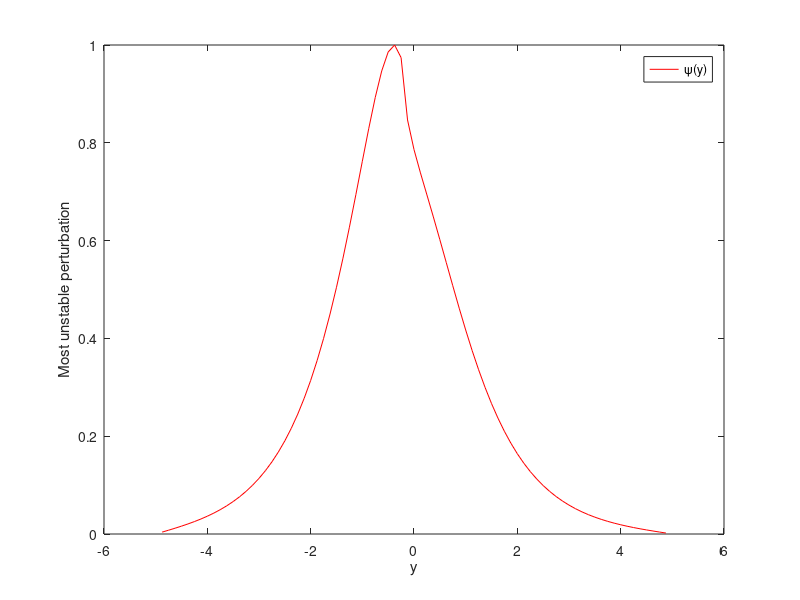
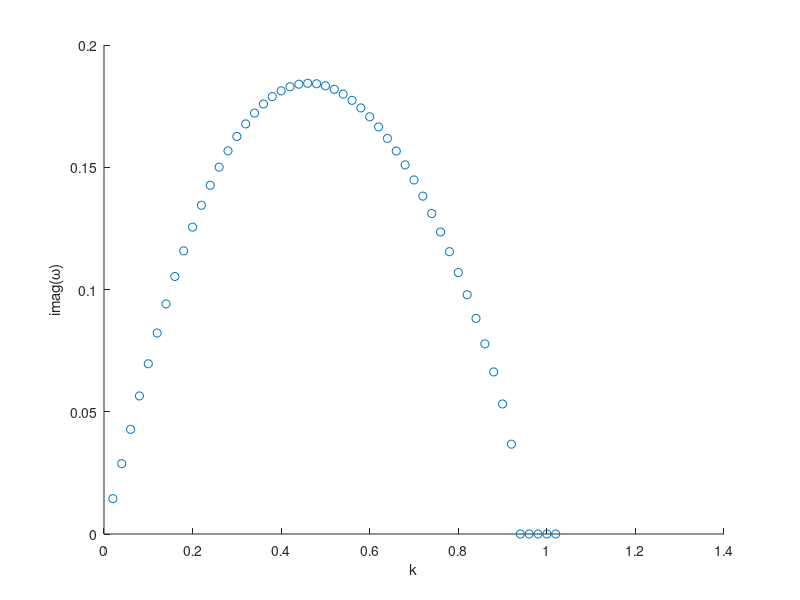
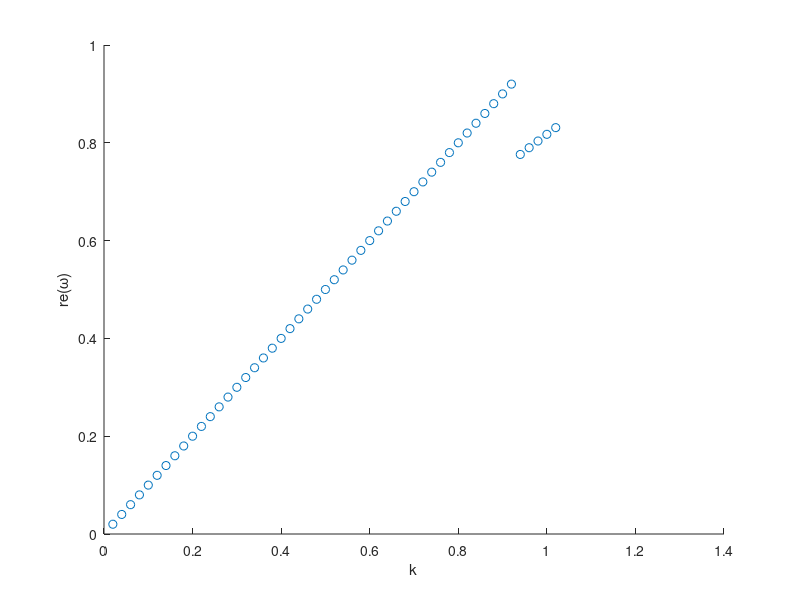

Here is the MATLAB script that generated these plots, in order:
% solving Rayleigh's equation to study the stability of a tanh velocity profile
% in inviscid flow between two parallel plates
N = 80;
L = 5; % half of distanve between plates
dy = 2*L/N;
y = [-L:dy:L]';
I = eye(N-1);
dM = -2*ones(N-1,1);
D2v = diag(dM);
for ip=2:N-2;
  D2v(ip,ip-1)=1;
  D2v(ip,ip+1)=1;
end;
D2v(1,2)=1;
D2v(N-1,N-2)=1;
D2v=D2v/dy^2;

Up = 1 + tanh(y(2:N)); % tanh profile
U2p = -2*sinh(y(2:N))./cosh(y(2:N)).^3; % second derivative of tanh

kk=[0.02:0.02:1.02];%kk=0.3;
for p=1:length(kk)
  k = kk(p);
  A = ( diag(Up) * (D2v - k^2 * I) - diag(U2p));
  B = D2v - k^2 * I;
  [evec,eva] = eig(A,B);
  l = diag(eva) * k; % eva is c (= omega / k)
  [taux(p), ip] = max(imag(l));
  freq(p) = real( l(ip) );
  figure(1);
  %plot(real(l),imag(l),'x');
  %xlabel('real(\omega)');
  %ylabel('imag(\omega)');

  % eigenvectors:
  phi = evec(:,ip);
  phi = phi / max(abs(phi));
  plot(y(2:N),phi,'r');
  xlabel("y");
  ylabel("Most unstable perturbation");
  legend('\psi(y)');
end;
figure(2);hold all;
plot(kk, taux(1:length(kk)),'o');
xlabel('k');
ylabel('imag(\omega)');
figure(3);hold all;
plot(kk,freq(1:length(kk)),'o');
xlabel('k');
ylabel('re(\omega)');
